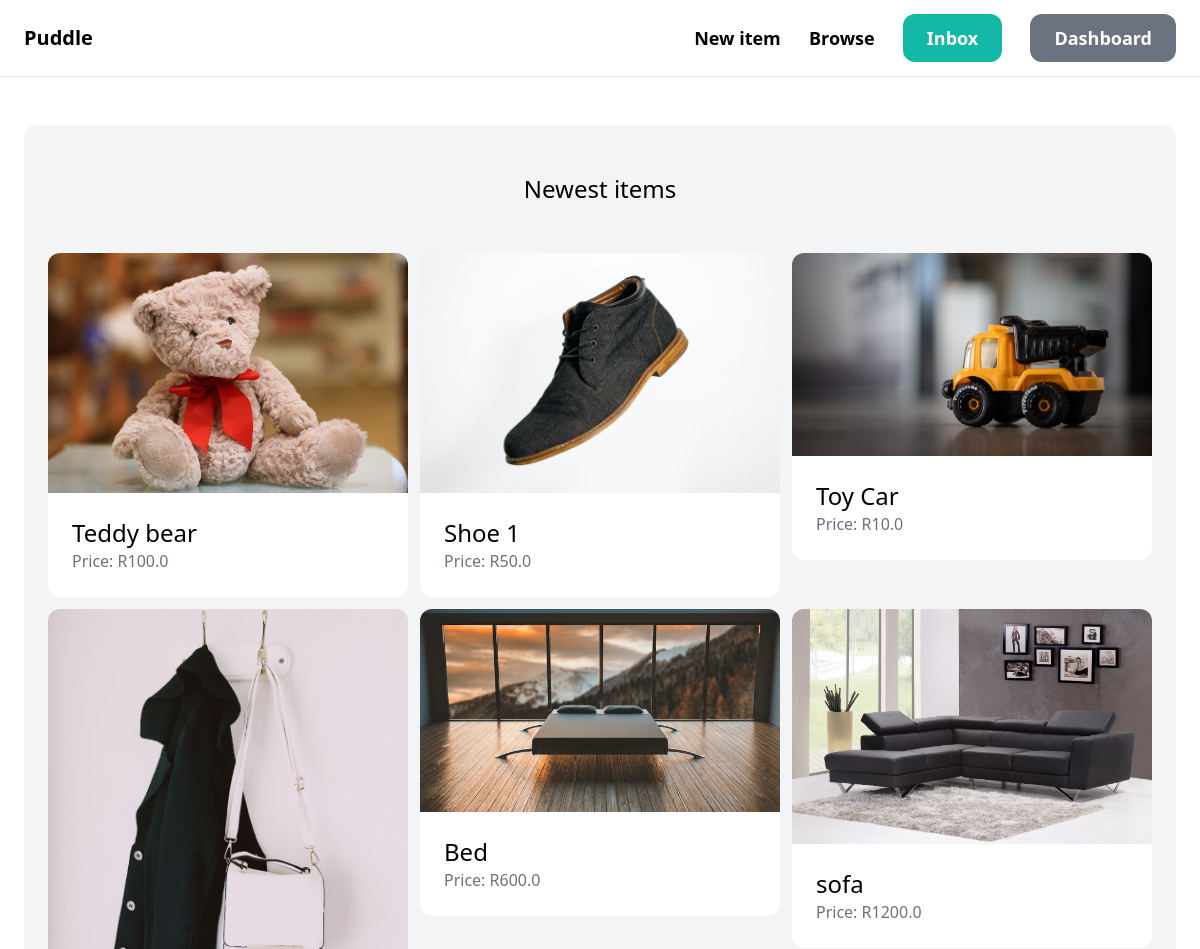
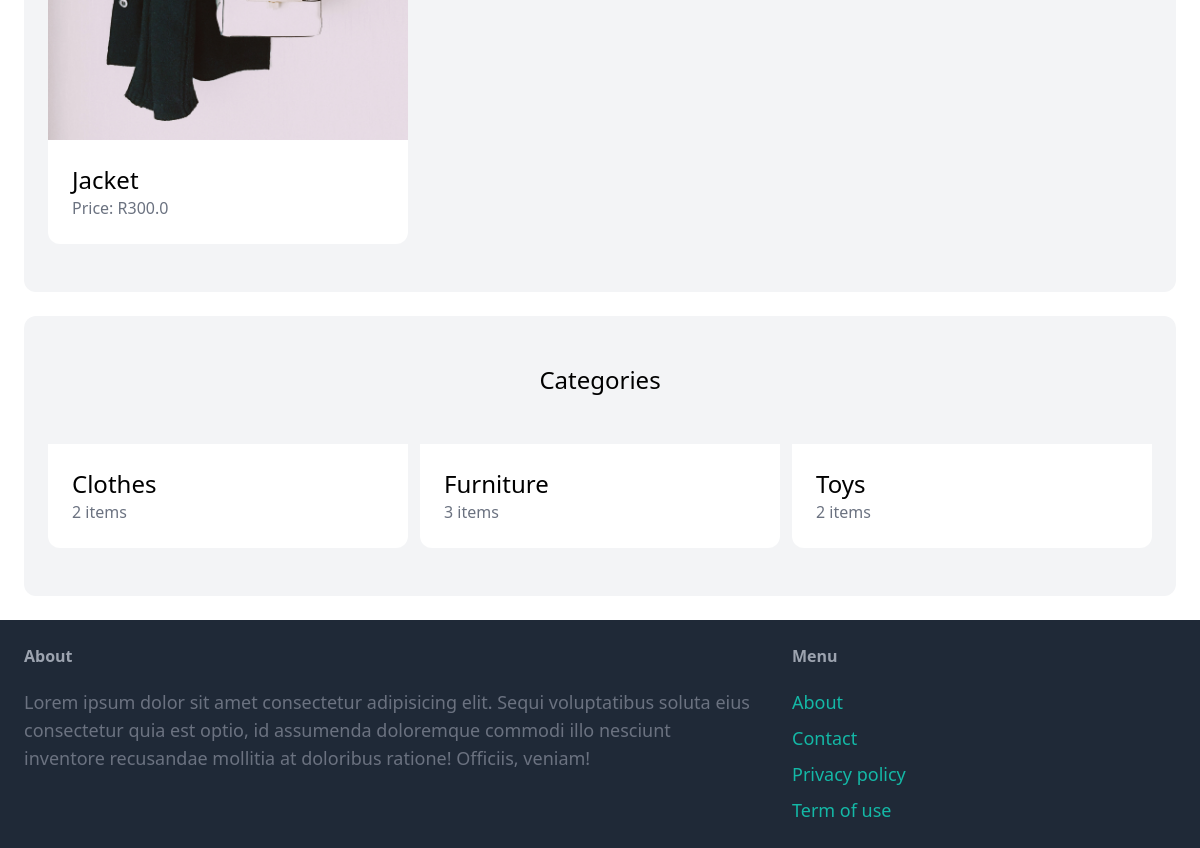
Screenshot of / (signed in) with the database file from the repository (2 pictures, top to bottom).
### item/models.py (models this page shows, shortened)
class Item (models.Model):
    category = models.ForeignKey(
        Category, related_name='items', on_delete=models.CASCADE)
    name = models.CharField(max_length=255)
    description = models.TextField(blank=True, null=True)
    image = models.ImageField(upload_to='item_images', blank=True, null=True)
    price = models.FloatField()
    is_sold = models.BooleanField(default=False)
    created_by = models.ForeignKey(
        User, related_name='items', on_delete=models.CASCADE)
    created_at = models.DateTimeField(auto_now_add=True)

class Category(models.Model):
    name = models.CharField(max_length=255)
    class Meta:
        ordering = ('name',)
        verbose_name_plural = 'Categories'

### core/views.py (the view)
# urls.py: path('',views.index,name='index'),
def index(request):
    items = Item.objects.filter(is_sold=False)[0:6]
    categories = Category.objects.all()
    return render(request, 'core/index.html', {'categories': categories, 'items': items})

### core/templates/core/index.html
{% extends 'core/base.html' %} {% block title %}Welcome{% endblock title %}
{%block content %}
<div class="mt-6 px-6 py-12 bg-gray-100 rounded-xl">
  <h2 class="mb-12 text-2xl text-center">Newest items</h2>
  <div class="grid grid-cols-3 gap-3">
    {% for item in items %}
    <div>
      <a href="{% url 'item:detail' item.id %}">
        <div>
          <img src="{{ item.image.url }}" class="rounded-t-xl" alt="" />
        </div>
        <div class="p-6 bg-white rounded-b-xl">
          <h2 class="text-2xl">{{item.name}}</h2>
          <p class="text-gray-500">Price: R{{item.price}}</p>
        </div>
      </a>
    </div>
    {% endfor %}
  </div>
</div>
<div class="mt-6 px-6 py-12 bg-gray-100 rounded-xl">
  <h2 class="mb-12 text-2xl text-center">Categories</h2>
  <div class="grid grid-cols-3 gap-3">
    {% for category in categories %}
    <div>
      <a href="#">
        <div class="p-6 bg-white rounded-b-xl">
          <h2 class="text-2xl">{{category.name}}</h2>
          <p class="text-gray-500">{{category.items.count}} items</p>
        </div>
      </a>
    </div>
    {% endfor %}
  </div>
</div>
{% endblock content %}

### rows the page displays
Item: image (picture), name "Teddy bear", price "100.0"
Item: image (picture), name "Shoe 1", price "50.0"
Item: image (picture), name "Toy Car", price "10.0"
Item: image (picture), name "Jacket", price "300.0"
Item: image (picture), name "Bed", price "600.0"
Item: image (picture), name "sofa", price "1200.0"
Category: name "Clothes", items.count "2"
Category: name "Furniture", items.count "3"
Category: name "Toys", items.count "2"
